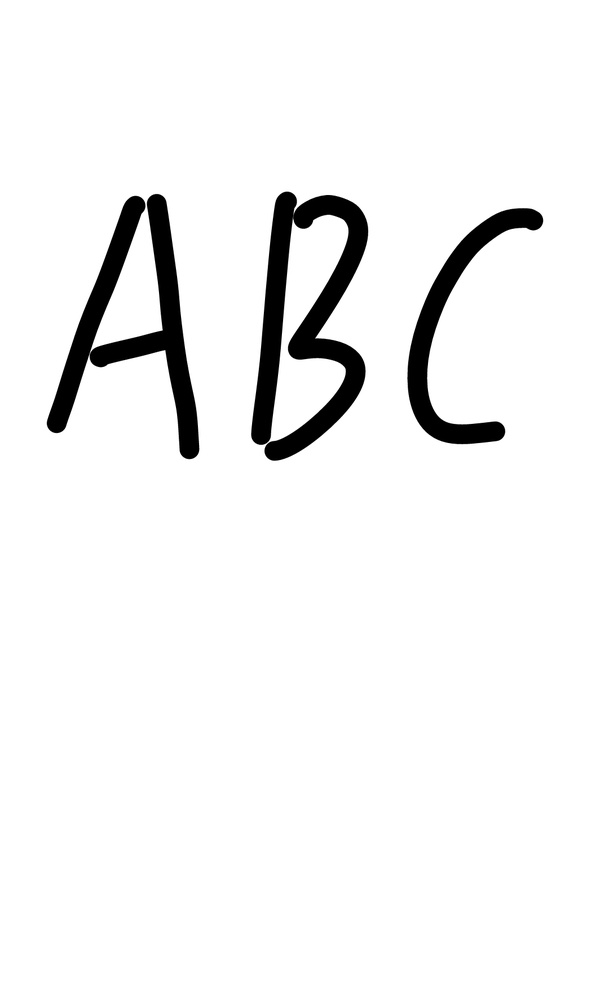
//> input picture Train/my_img/test0.jpg, 609 x 1000 px, shrunk from 1080 x 1774 before the run
$ ./extract_character ../Train/my_img/test0.jpg   (built with g++ and OpenCV 4)
//> lines starting //> are read from the running program, lines starting //| are printed output that depends on the picture; after the words box and inside, x2 and y2 are one past the last pixel; in counts of white or black regions, pixels touching at a corner belong together
//> further down, src is the input picture: 1000 rows x 609 cols, CV_8UC3; min 0, max 255, mean 241.8
### preprocessing/extract_character.h
#include <opencv2/core/core.hpp>
#include <opencv2/highgui/highgui.hpp>
#include <opencv2/imgproc/imgproc.hpp>
#include <cmath>
#include <algorithm>
#include <iostream>
using namespace cv;
using namespace std;

void picshadowx (char *srcPath);
void thresholdIntegral (Mat inputMat, Mat& outputMat);

### preprocessing/extract_character.cpp
#include "extract_character.h"
Mat picshadowy (Mat binary);
//积分二值化
void thresholdIntegral (Mat inputMat, Mat& outputMat)
{

    int nRows = inputMat.rows;
//> nRows = 1000
    int nCols = inputMat.cols;
//> nCols = 609

    // create the integral image
    Mat sumMat;
    integral (inputMat, sumMat);
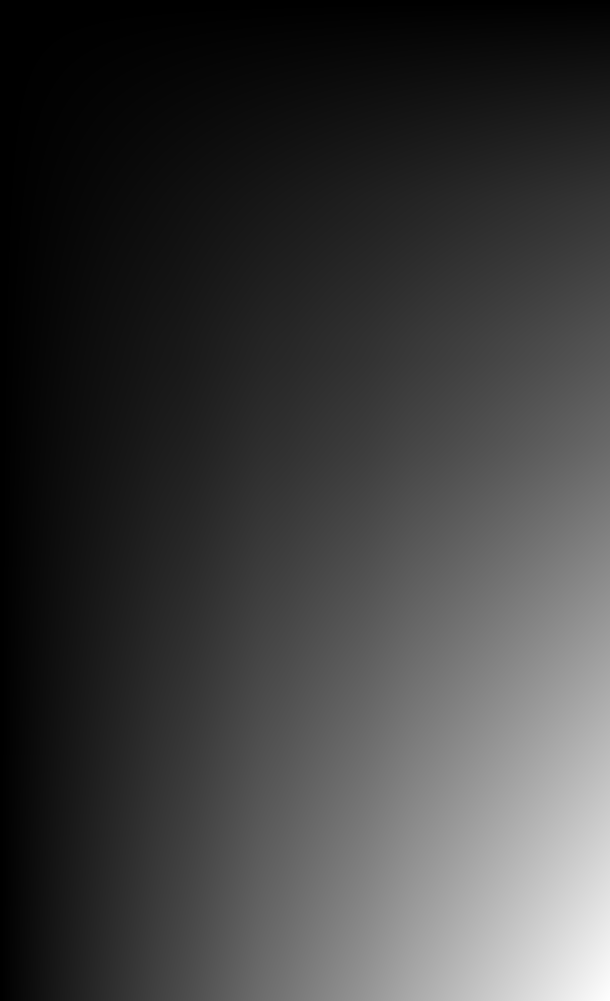
//> sumMat: 1001 rows x 610 cols, CV_32SC1; min 0, max 147277494, mean 35869953; drawn with min black and max white

    int S = MAX (nRows, nCols) / 8;
//> S = 125
    double T = 0.15;

    // perform thresholding
    int s2 = S / 2;
//> s2 = 62
    int x1, y1, x2, y2, count, sum;

    int* p_y1, *p_y2;
    uchar* p_inputMat, *p_outputMat;

    for (int i = 0; i < nRows; ++i)
    {
        y1 = i - s2;
        y2 = i + s2;

        if (y1 < 0)
        {
            y1 = 0;
        }
        if (y2 >= nRows)
        {
            y2 = nRows - 1;
        }

        p_y1 = sumMat.ptr<int> (y1);
        p_y2 = sumMat.ptr<int> (y2);
        p_inputMat = inputMat.ptr<uchar> (i);
        p_outputMat = outputMat.ptr<uchar> (i);

        for (int j = 0; j < nCols; ++j)
        {
            // set the SxS region
            x1 = j - s2;
            x2 = j + s2;

            if (x1 < 0)
            {
                x1 = 0;
            }
            if (x2 >= nCols)
            {
                x2 = nCols - 1;
            }

            count = (x2 - x1)* (y2 - y1);

            // I(x,y)=s(x2,y2)-s(x1,y2)-s(x2,y1)+s(x1,x1)
            sum = p_y2[x2] - p_y1[x2] - p_y2[x1] + p_y1[x1];

            if ((int) (p_inputMat[j] * count) < (int) (sum* (1.0 - T)))
            {
                p_outputMat[j] = 0;
            }
            else
            {
                p_outputMat[j] = 255;
            }
        }
    }
//> this loop made 1000 passes
//> (count, sum) on passes 1 to 3: (3844, 980220), (3906, 996030), (3968, 1011840)
//> outputMat: 1000 rows x 609 cols, CV_8UC1; 94.8% white; 3 black regions, box (x1, y1, x2, y2) and area: (251, 191, 368, 461) 13188, (47, 194, 200, 459) 11724, (407, 208, 543, 444) 7015
//> after the loop, y1 = 937; y2 = 999; x1 = 546; x2 = 608; count = 3844; sum = 980220
}
//垂直方向投影
void picshadowx (char* srcPath)
{
//> called with srcPath = "../Train/my_img/test0.jpg"
    Mat src = cv::imread(srcPath);

    if (src.empty()) {
        cerr << "Problem loading image!!!" << endl;
        return;
    }

    Mat gray;

    if (src.channels() == 3) {
        cv::cvtColor (src, gray, CV_BGR2GRAY);
    } else {
            gray = src;
    }

    Mat binary = Mat::zeros (gray.size(), CV_8UC1);
    thresholdIntegral (gray, binary);
//> the loop in thresholdIntegral (call 2), `for (int i = 0; i < nRows; ++i)` made 1000 passes
    int* blackcout = new int[binary.cols];
    memset (blackcout, 0, binary.cols * 4);

    for (int i = 0; i < binary.rows; i++)
    {
        for (int j = 0; j < binary.cols; j++)
        {
            if (binary.at<uchar> (i, j) == 0)
            {
                blackcout[j]++; //垂直投影按列在x轴进行投影
            }
        }
    }

    vector<Mat> result;
    int startindex = 0;
    int endindex = 0;
    int char_c = 0, ipx = 0, sum_c = 0, now_c = 0;
    int arr_s[100], k = 0;
    memset(arr_s, 0, sizeof(arr_s));
    bool inblock = false, isFirst = true; //是否遍历到字符位置
    //Mat paintx (binary.size(), CV_8UC1, Scalar (255)); //创建一个全白图片，用作显示
   // printf("cols: %d %d\n", paintx.cols, binary.cols);
    for (int i = 0; i < binary.cols-1; i++) {

        if (!inblock && blackcout[i] > 5) //进入有字符区域
        {
            inblock = true;
            isFirst = false;
            startindex = i;
            char_c = result.size();
            if (char_c > 0) {
                ipx = sum_c / char_c;
               // printf("sum %d char_c %d\n", sum_c, char_c);
               // printf("ipx %d now_c %d\n", ipx, now_c);
                if(ipx < now_c && now_c-ipx > 20) {
                    arr_s[result.size()] = 1;
                    //printf("%d\n", result.size());
                    // printf("sum %d char_c %d\n", sum_c, char_c);
                    //printf("ipx %d now_c %d\n", ipx, now_c);
                }
            }
          //  cout << "startindey:" << startindex << endl;
        }

        if (inblock && blackcout[i] < 6) //进入浮动空白区
        {
            endindex = i;
            now_c = 0;
            inblock = false;
            Mat roi = binary.colRange(startindex, endindex+1); //从而记录从开始到结束行的位置，即可进行行切分
            result.push_back (roi);
        } else if (!isFirst && blackcout[i] == 0) {
            sum_c ++;
            now_c ++;
        }

    }
    FILE *fp = fopen("tmp/path_info_tmp.txt", "w");
    for (int i = 0; i < result.size(); i++)
    {
        if (arr_s[i])  fprintf(fp, "end\n");
        Mat tmp = result[i];
        if (tmp.cols > 30) {
            tmp = picshadowy(tmp);
            char path[50];
            sprintf(path, "tmp/testy_%d.bmp", i);
            //printf("%s\n", path);
            imwrite(path, tmp);
            fprintf(fp, "%s\n", path);

        }
      //  imshow ("testy"+to_string (i), tmp);
     }
//> this loop made 3 passes
//> pass 1, in picshadowx, `Mat tmp = result[i];`:
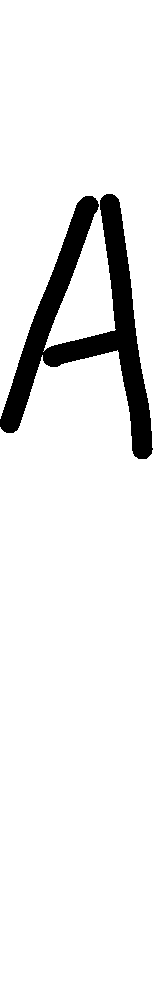
//> tmp: 1000 rows x 153 cols, CV_8UC1; 92.3% white; 1 black region, box (x1, y1, x2, y2) and area: (0, 194, 153, 459) 11724
//> pass 1, in picshadowx, `tmp = picshadowy(tmp);`:
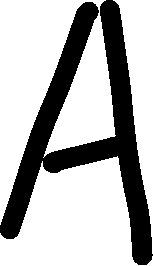
//> tmp: 266 rows x 153 cols, CV_8UC1; 71.2% white; 1 black region, box (x1, y1, x2, y2) and area: (0, 0, 153, 265) 11724
//> pass 2, in picshadowx, `Mat tmp = result[i];`:
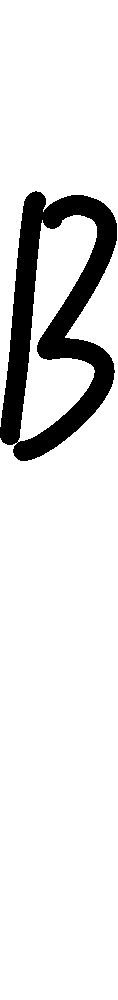
//> tmp: 1000 rows x 118 cols, CV_8UC1; 88.8% white; 1 black region, box (x1, y1, x2, y2) and area: (0, 191, 117, 461) 13188
//> pass 2, in picshadowx, `tmp = picshadowy(tmp);`:
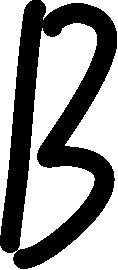
//> tmp: 270 rows x 118 cols, CV_8UC1; 58.6% white; 1 black region, box (x1, y1, x2, y2) and area: (0, 0, 117, 269) 13186
    delete blackcout;
    fclose(fp);
}

//水平方向投影并行分割
Mat picshadowy (Mat binary)
{
   //是否为白色或者黑色根据二值图像的处理得来
    Mat painty (binary.size(), CV_8UC1, Scalar (255)); //初始化为全白

   //水平投影
   int* pointcount = new int[binary.rows]; //在二值图片中记录行中特征点的个数
    memset (pointcount, 0, binary.rows * 4);//注意这里需要进行初始化

    for (int i = 0; i < binary.rows; i++)
    {
        for (int j = 0; j < binary.cols; j++)
        {
            if (binary.at<uchar> (i, j) == 0)
            {
                pointcount[i]++; //记录每行中黑色点的个数 //水平投影按行在y轴上的投影
            }
        }
    }

    for (int i = 0; i < binary.rows; i++) {
        for (int j = 0; j < pointcount[i]; j++) //根据每行中黑色点的个数，进行循环
        {

            painty.at<uchar> (i, j) = 0;
        }

    }

   // imshow ("painty", painty);
  //  vector<Mat>result;
    int startindex = 0;
    int endindex = 0;
    bool inblock = false; //是否遍历到字符位置

    for (int i = 0; i < painty.rows; i++) {

        if (!inblock&&pointcount[i] > 5) //进入有字符区域
        {
            inblock = true;
            startindex = i;
            //cout << "startindex:" << startindex << endl;
        }
        if (inblock && pointcount[i] == 0) //进入浮动空白区
        {
            endindex = i;
            inblock = false;
            Mat roi = binary.rowRange(startindex, endindex+1); //从而记录从开始到结束行的位置，即可进行行切分
          //  result.push_back(roi);
            return roi;
        }
    }
    delete pointcount;
}

int main (int argc, char* argv[]) {

      Mat src = cv::imread(argv[1]);

        if (src.empty()) {
            cerr << "Problem loading image!!!" << endl;
            return -1;
        }

        Mat gray;

        if (src.channels() == 3) {
            cv::cvtColor (src, gray, CV_BGR2GRAY);
        } else {
            gray = src;
        }

        Mat bw2 = Mat::zeros(gray.size(), CV_8UC1);
        thresholdIntegral(gray, bw2);
        picshadowx(argv[1]);
    return 0;
}

$ run again, on Train/my_img/test2.jpg
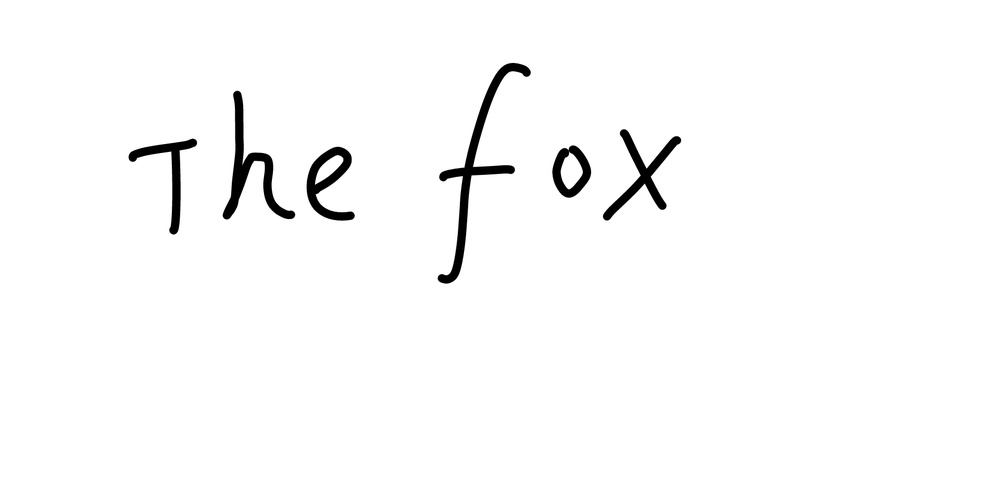
//> input picture Train/my_img/test2.jpg, 1000 x 486 px, shrunk from 1920 x 934 before the run
//> src is the input picture: 486 rows x 1000 cols, CV_8UC3; min 0, max 255, mean 249.8
//> the loop in thresholdIntegral, `for (int i = 0; i < nRows; ++i)` made 486 passes
//> (count, sum) on passes 1 to 3: (3844, 980220), (3906, 996030), (3968, 1011840)
//> after the loop in thresholdIntegral, `for (int i = 0; i < nRows; ++i)`:
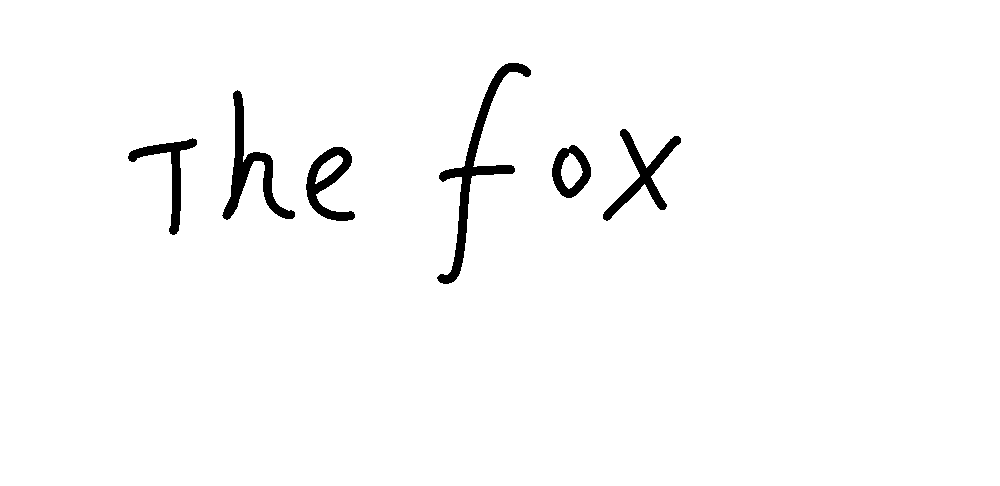
//> outputMat: 486 rows x 1000 cols, CV_8UC1; 97.8% white; 6 black regions, box (x1, y1, x2, y2) and area: (437, 63, 531, 284) 2901, (222, 90, 295, 220) 2188, (603, 129, 681, 221) 1672, (306, 147, 355, 221) 1483, (128, 138, 197, 235) 1365, (552, 145, 591, 198) 996
//> after the loop in thresholdIntegral, `for (int i = 0; i < nRows; ++i)`: y1 = 423; y2 = 485; x1 = 937; x2 = 999; count = 3844; sum = 980220
//> the loop in thresholdIntegral (call 2), `for (int i = 0; i < nRows; ++i)` made 486 passes
//> the loop in picshadowx, `for (int i = 0; i < result.size(); i++)` made 6 passes
//> pass 2, in picshadowx, `tmp = picshadowy(tmp);`:
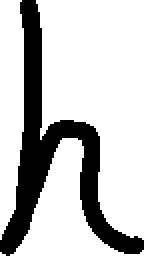
//> tmp: 129 rows x 72 cols, CV_8UC1 (shown 2 times larger); 76.5% white; 1 black region, box (x1, y1, x2, y2) and area: (0, 0, 72, 128) 2181

$ run again, on Train/my_img/test3.jpg
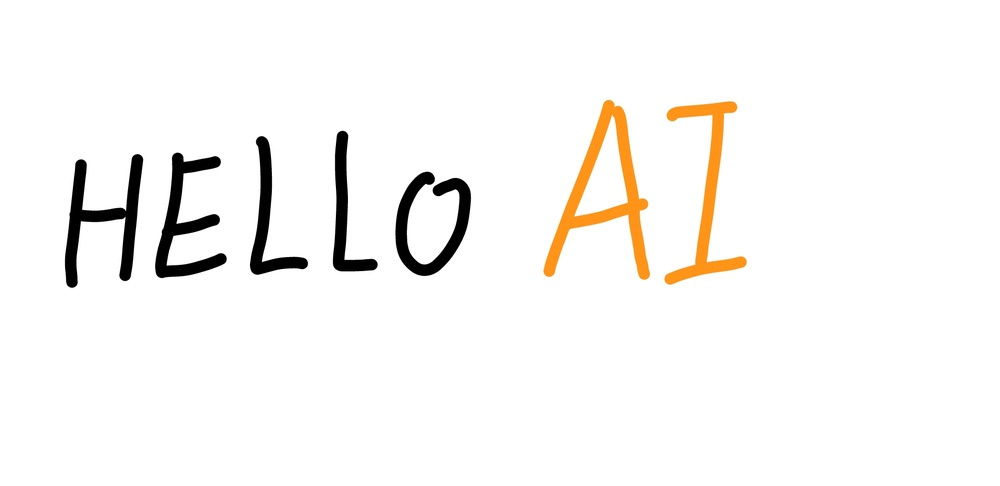
//> input picture Train/my_img/test3.jpg, 1000 x 486 px, shrunk from 1920 x 934 before the run
//> src is the input picture: 486 rows x 1000 cols, CV_8UC3; mean B, G, R 244, 246.1, 247.9
//> the loop in thresholdIntegral, `for (int i = 0; i < nRows; ++i)` made 486 passes
//> (count, sum) on passes 1 to 3: (3844, 980220), (3906, 996030), (3968, 1011840)
//> after the loop in thresholdIntegral, `for (int i = 0; i < nRows; ++i)`:
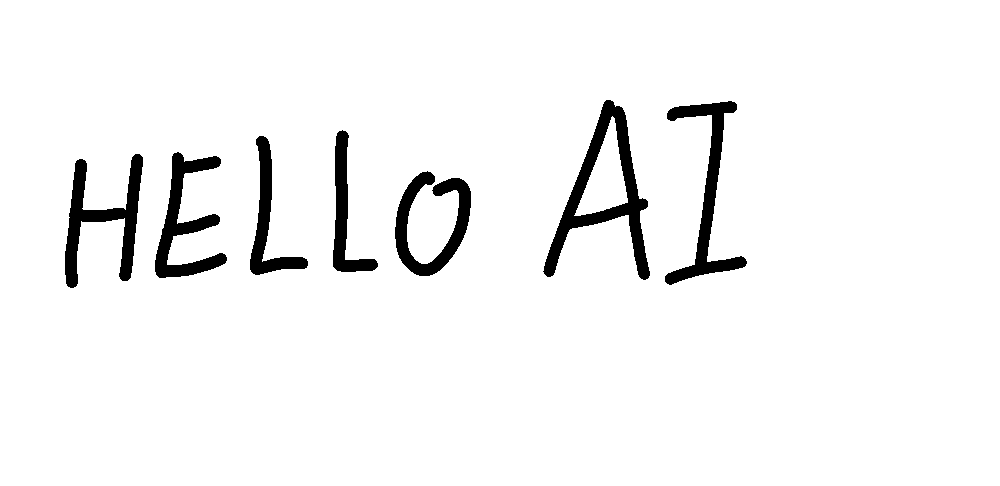
//> outputMat: 486 rows x 1000 cols, CV_8UC1; 95.4% white; 7 black regions, largest, box (x1, y1, x2, y2) and area: (543, 100, 650, 280) 4822, (65, 154, 143, 288) 3504, (665, 101, 747, 285) 3458
//> after the loop in thresholdIntegral, `for (int i = 0; i < nRows; ++i)`: y1 = 423; y2 = 485; x1 = 937; x2 = 999; count = 3844; sum = 980220
//> the loop in thresholdIntegral (call 2), `for (int i = 0; i < nRows; ++i)` made 486 passes
//> the loop in picshadowx, `for (int i = 0; i < result.size(); i++)` made 7 passes
//> pass 2, in picshadowx, `tmp = picshadowy(tmp);`:
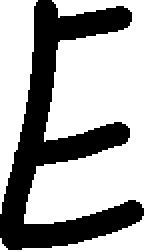
//> tmp: 126 rows x 72 cols, CV_8UC1 (shown 2 times larger); 65.2% white; 1 black region, box (x1, y1, x2, y2) and area: (0, 0, 72, 125) 3160

$ run again, on Train/my_img/test4.jpg
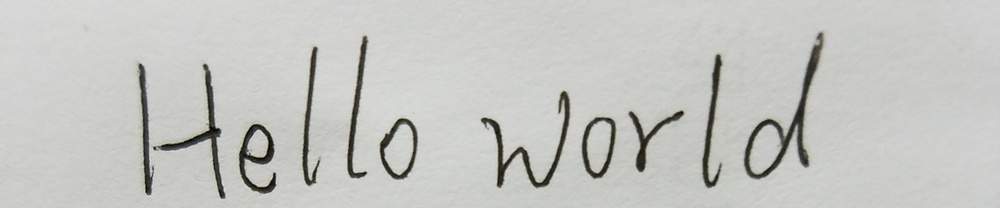
//> input picture Train/my_img/test4.jpg, 1000 x 208 px, shrunk from 3024 x 630 before the run
//> src is the input picture: 208 rows x 1000 cols, CV_8UC3; mean B, G, R 193.7, 197.1, 196.6
//> the loop in thresholdIntegral, `for (int i = 0; i < nRows; ++i)` made 208 passes
//> (count, sum) on passes 1 to 3: (3844, 789700), (3906, 802219), (3968, 814728)
//> after the loop in thresholdIntegral, `for (int i = 0; i < nRows; ++i)`:
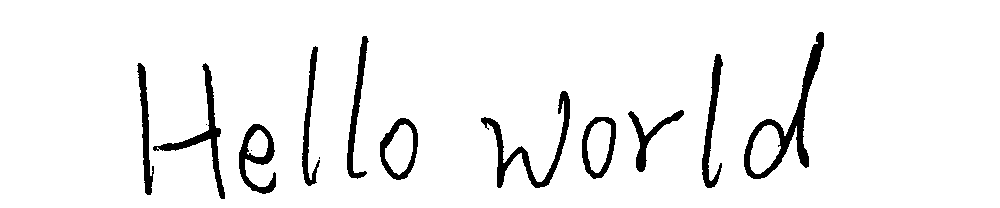
//> outputMat: 208 rows x 1000 cols, CV_8UC1; 94.3% white; 14 black regions (3 under 20 px), largest, box (x1, y1, x2, y2) and area: (744, 32, 824, 179) 2153, (481, 91, 570, 188) 1516, (153, 63, 225, 199) 1278
//> after the loop in thresholdIntegral, `for (int i = 0; i < nRows; ++i)`: y1 = 145; y2 = 207; x1 = 937; x2 = 999; count = 3844; sum = 790633
//> the loop in thresholdIntegral (call 2), `for (int i = 0; i < nRows; ++i)` made 208 passes
//> the loop in picshadowx, `for (int i = 0; i < result.size(); i++)` made 12 passes
//> pass 3, in picshadowx, `tmp = picshadowy(tmp);`:
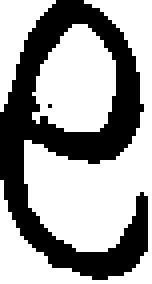
//> tmp: 71 rows x 38 cols, CV_8UC1 (shown 4 times larger); 62.2% white; 2 black regions (1 under 20 px), largest, box (x1, y1, x2, y2) and area: (0, 0, 37, 70) 1018
